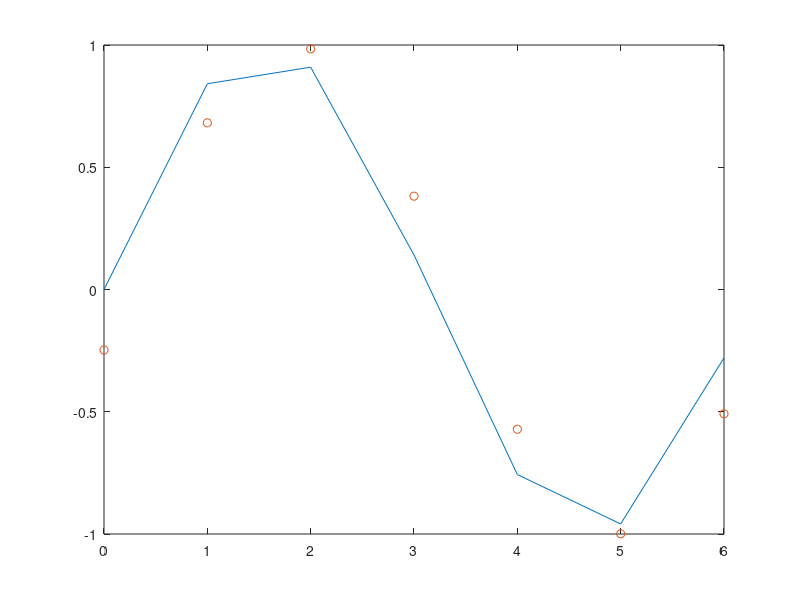

MATLAB code to generate this figure: (Note: this script raises an error after producing the figure.)
%% Plots
% Three functions one plot

%%
x = 0:2*pi
y1 = sin(x)
y2 = sin(x-0.25)
y3 = sin(x-0.5)
%plot(x, y1, '*', y2, '-', y3, 'o'), title('grafiquisima'), grid
%% Hold on/off
% Hold on to start writing plots on same window. Hold off to 'release'
plot(x, y1), hold on
plot(x, y2, 'o') ; pause(2)
plot(x, y3, :) ; pause
hold off
%% Pause
% Pause lets you stop the command win execution at a given place
% MUST be separated with semicolons
% Pause cannot be used with Matlab's publish :(
plot(x, y1) %hold on
plot(x, y2, 'o');  pause(2)
plot(x, y3, :) ; pause
%hold off
